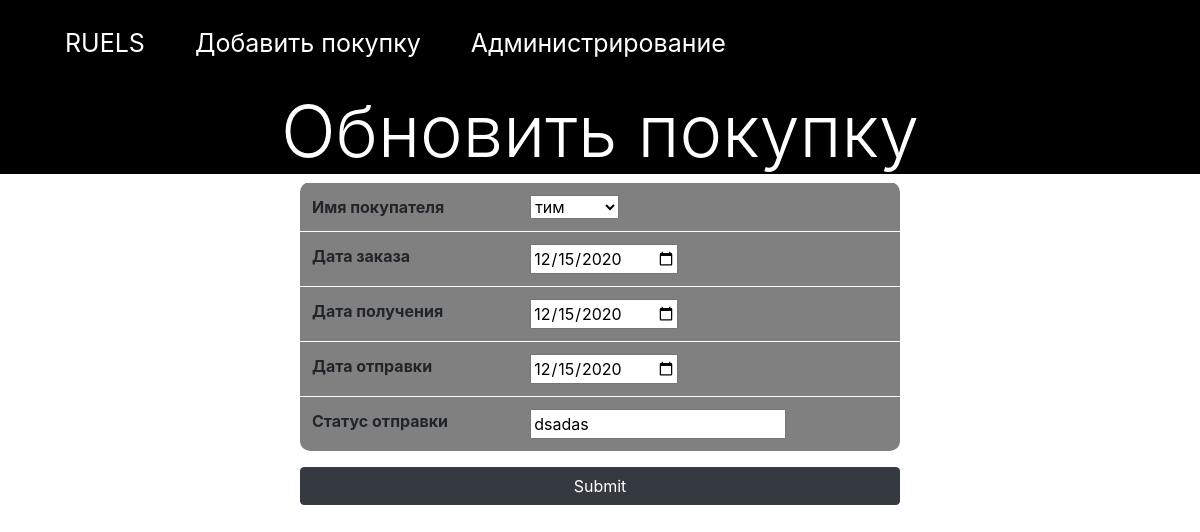
Page /order/update/1 on the earlier database version.
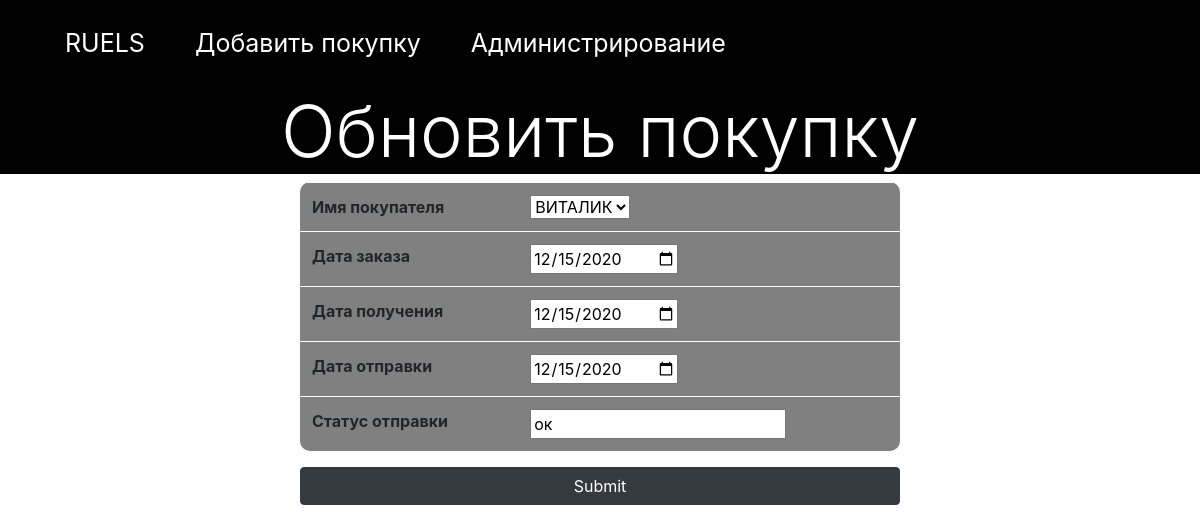
Same page on the later database version.
### orders/models.py (models this page shows)
class Order(models.Model):
    customers_id = models.ForeignKey('customers.Customer', on_delete=models.CASCADE)
    order_date = models.DateField(max_length=50)
    required_date = models.DateField(max_length=50)
    shipped_date = models.DateField(max_length=50)
    status = models.CharField(max_length=50)

### orders/views.py (the view)
# urls.py: path('update/<int:order_id>', views.update_order),
def update_order(request, order_id):
    order_id = int(order_id)
    try:
        order_sel = Order.objects.get(id = order_id)
    except Order.DoesNotExist:
        return redirect('index-order')
    order_form = OrderCreate(request.POST or None, instance = order_sel)
    if order_form.is_valid():
       order_form.save()
       return redirect('index-order')
    return render(request, 'orders/upload_orders.html', {'upload_orders':order_form, 'title':"Обновить покупку"})

### orders/forms.py
class OrderCreate(forms.ModelForm):
    class Meta:
        model = Order
        fields = ('customers_id', 'order_date', 'required_date', 'shipped_date', 'status')
        labels = {
                'customers_id': ('Имя покупателя'),
                'order_date': ('Дата заказа'),
                'required_date': ('Дата получения'),
                'shipped_date': ('Дата отправки'),
                'status': ('Статус отправки'),
        }
        widgets = {
            'status': TextInput(attrs={'maxlength' : 50}),
            'required_date': forms.DateInput(attrs={'type' : 'date'}),
            'shipped_date': forms.DateInput(attrs={'type' : 'date'}),
            'order_date': forms.DateInput(attrs={'type' : 'date'})
        }

### customers/models.py (called while the page is built)
    def __str__(self):
        return self.first_name

### orders/templates/orders/upload_orders.html (shortened to what this page needs)
{% extends 'orders/orders.html' %}
{% block content %}
    <center>
    <h1 class="display-3" style="background-color:black;color:white;">{{title}}</h1>
    <form method = 'POST' enctype="multipart/form-data">
        <table class = 'w-50 table table-light' style="border-radius:10px;background-color:gray;">
            {% for field in upload_orders %}
            <tr>
                <th>{{field.label}}</th>
                <td>{{ field }}</td>
            </tr>
            {% endfor %}
        </table>
        <button type="submit" class="btn btn-dark w-50">Submit</button>
    </form>
</center>
{% endblock %}

Differences in the rows shown:
changed Order: customers_id "тим" → "ВИТАЛИК"; status "dsadas" → "ок"
